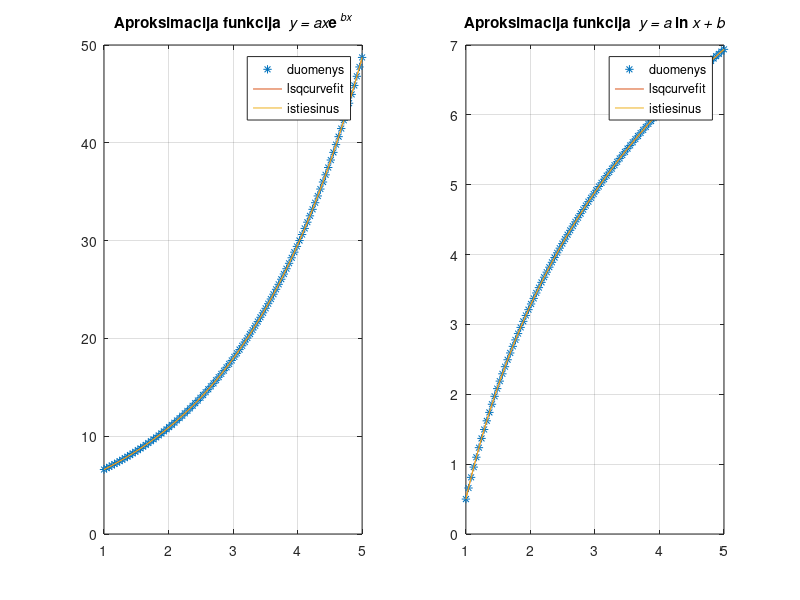

Recreate this plot in MATLAB.
%Matematinio modeliavimo technologijos. LD2 Dainius Varna EKSfm20 20200033
%2 Dalis
%Nr.1 y = a*x*(e^(bx)) ; 'istiesinta funkcija' y'=a'x+b' ; pakeitimas
%y'=ln(y/x), a=e^b', b=a'
%duomenu failas data2.mat
function LD_Antras_antra()
close all;
clc;
%data2.mat duomenys:
yd2 = [0.0323064003719004 0.231348047553774 0.121322571150384 0.257228407554052 0.259299860639396 0.344122540104969 0.121794277221822 0.166236450167924 0.292890761402347 0.157926674919028 0.216361712214747 0.288911308729504 0.282933987298767 0.403248733361967 0.272092901548121 0.409378184530305 0.315305462730464 0.295440257560431 0.575755185740552 0.418293378543285 0.430347528433920 0.403804415892895 0.445010203391100 0.611424322179399 0.455278964702241 0.459386191296984 0.530964948046310 0.435973945122411 0.649907608155333 0.576623536826968 0.892451831766217 0.776308894043234 0.618649005539376 0.949797361638746 0.779914958895666 0.742945250540432 0.761958188217124 0.881623636359153 0.893510835103563 1.02282626308904 0.975707715314429 1.01676631931371 0.915329390636685 0.994584079923118 1.06927026510411 1.31702676831184 1.01634010012880 1.13115467714731 1.23709466041136 1.29643380499495 1.33057002285573 1.27711780848243 1.71144329323348 1.61419794840596 1.36375840650238 1.60232949161230 1.84777783361976 1.77389484907317 1.81494032849274 1.89134371343091 1.88525280210668 1.86231379712229 2.09893495570363 2.32069350152099 2.00987483225021 2.25307181623569 2.35165255302776 2.46644109464859 2.45148431222523 2.58667248318290 2.80704765114765 2.69121893591594 2.62045117334415 2.67311636906179 2.85379295908643 3.08853424060475 3.18091246791208 3.28963889391109 3.26982607485719 3.24655790420656 3.61635245895249 3.64007914581112 3.67856918538396 3.93039621853483 4.01744729980357 4.01453015246790 4.24947235681183 4.34332998694981 4.44312851929957 4.36068431520984 4.60714963012858 4.78722910959019 5.10096386819180 5.14413074429537 5.30459256412172 5.36190784977724 5.46625122425692 5.81482080739339 5.98647261952859 6.02412740028718];
x = [1 1.04040404040404 1.08080808080808 1.12121212121212 1.16161616161616 1.20202020202020 1.24242424242424 1.28282828282828 1.32323232323232 1.36363636363636 1.40404040404040 1.44444444444444 1.48484848484848 1.52525252525253 1.56565656565657 1.60606060606061 1.64646464646465 1.68686868686869 1.72727272727273 1.76767676767677 1.80808080808081 1.84848484848485 1.88888888888889 1.92929292929293 1.96969696969697 2.01010101010101 2.05050505050505 2.09090909090909 2.13131313131313 2.17171717171717 2.21212121212121 2.25252525252525 2.29292929292929 2.33333333333333 2.37373737373737 2.41414141414141 2.45454545454545 2.49494949494950 2.53535353535354 2.57575757575758 2.61616161616162 2.65656565656566 2.69696969696970 2.73737373737374 2.77777777777778 2.81818181818182 2.85858585858586 2.89898989898990 2.93939393939394 2.97979797979798 3.02020202020202 3.06060606060606 3.10101010101010 3.14141414141414 3.18181818181818 3.22222222222222 3.26262626262626 3.30303030303030 3.34343434343434 3.38383838383838 3.42424242424242 3.46464646464646 3.50505050505051 3.54545454545455 3.58585858585859 3.62626262626263 3.66666666666667 3.70707070707071 3.74747474747475 3.78787878787879 3.82828282828283 3.86868686868687 3.90909090909091 3.94949494949495 3.98989898989899 4.03030303030303 4.07070707070707 4.11111111111111 4.15151515151515 4.19191919191919 4.23232323232323 4.27272727272727 4.31313131313131 4.35353535353535 4.39393939393939 4.43434343434343 4.47474747474748 4.51515151515152 4.55555555555556 4.59595959595960 4.63636363636364 4.67676767676768 4.71717171717172 4.75757575757576 4.79797979797980 4.83838383838384 4.87878787878788 4.91919191919192 4.95959595959596 5];

aa=[4;0.5];
y1=myfun1(aa,x); 
a1 = lsqcurvefit(@myfun1,[0;0],x,y1)%randam parametrus tiesiogiai

A=[ones(size(x))' x'];
aa1=A\log(y1)'; %randam parametrus istiesinus lygti...
aa1(1)=exp(aa1(1))
fprintf('%f \n',aa1);

%y2=myfun2(aa,x)+randn(size(x));
y2=myfun2(aa,x);
a2 = lsqcurvefit(@myfun2,[0;0],x,y2)%randam parametrus tiesiogiai
A=[log(x)' ones(size(x))'];%randam parametrus sprendziant TLS...
aa2=A\y2' %randam parametrus istiesinus lygti...


subplot(121);
plot(x,y1,'*',x,myfun1(a1,x),x,myfun1(aa1,x));grid
legend('duomenys','lsqcurvefit','istiesinus');
title('Aproksimacija funkcija {\it y = ax}e^{{\it bx}}');

subplot(122);
plot(x,y2,'*',x,myfun2(a2,x),x,myfun2(aa2,x));grid
legend('duomenys','lsqcurvefit','istiesinus');
title('Aproksimacija funkcija {\it y = a }ln{\it x + b}');

function y = myfun1(a,x)
y = a(1)*exp(a(2)*x);

function y = myfun2(a,x)
y = a(1)'*log(x)+a(2)';

